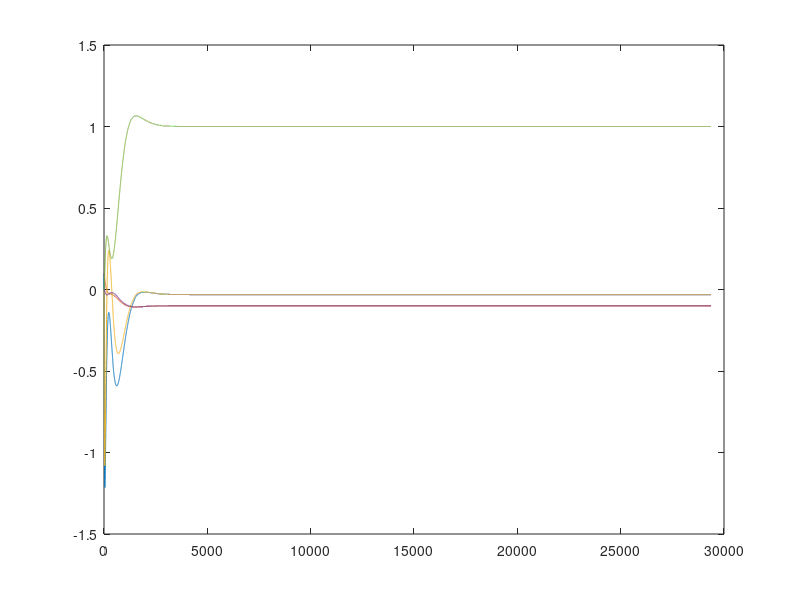

Here is the MATLAB script that generated this plot:
sys = tf([607.6], [1 3.1309 607.6]);

[A, B, C, D] = tf2ss([607.6], [1 3.1309 607.6]);

A_aug = [A, [0;0]; C , 0];
B_aug = [B; 0];

K = place(A_aug, B_aug, [-100, -101, -1002]);
K1 = K(1:2);
K2 = K(3);


F = place(A', C', [-105, -106]);
F = F';



tic
x_hat = [0.1; .1];
x = [0; 0];
u = 0;
y = 0;

G = 10;
y_ref = 1;
accum = 0;
last_toc = toc;
while (toc < 2)
    
    delta_t = toc-last_toc;
    last_toc = toc;
    
    x_hat_dot = (A-F*C)*x_hat(:,end) + B*u(end) + F*y(end);
    x_hat(:,end+1) = x_hat(:,end) + x_hat_dot * delta_t;
    
    accum = accum + (y_ref-y(end))*delta_t;
    
    u(end+1) = -K1*x_hat(:,end) + K2*accum;
    
    x_dot = A*x(:,end) + B*u(end);
    x(:,end+1) = x(:,end) + x_dot * delta_t;
    
    y(end+1) = C*x(:,end);
    
end

clf
plot(x_hat(1,:))
hold on
plot(x_hat(2,:))
plot(x(1,:))
plot(x(2,:))
plot(y)
hold off
